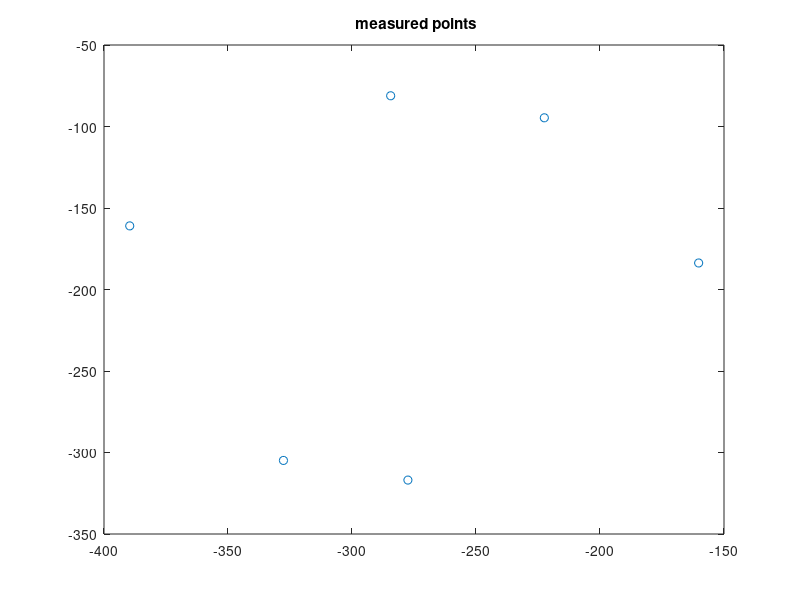

This chart was generated by the following MATLAB code: (Note: this script raises an error after producing the figure.)
%% Run this script
%% For Y axis 
%inertia and damping values for unloaded platform
% %% For X (just platform)
% Jx = 7.410077248673616e-004;
% Bx = 0.001519494650341;
% %% For Y (just platform)
% Jy =2.182095285417511e-004;
% By =0.001127491288018;

% %% For X (cylinder+kistler)
% Jx = 9.507954388690071e-004;
% Bx = 0.001536455429262;
% %% For Y (cylinder+kistler)
% By = 8.650956610113620e-004;
% Jy = 5.706428319276779e-004;

%% For X (cylinder+kistler+cable)
Jx = 9.170930148991473e-004;
Bx = 0.002015920056936;
%% For Y (cylinder+kistler)
By = 8.925446348616319e-004;
Jy = 5.701918282653577e-004;

%% Circle
y=[-183.729;-94.660;-81.150;-160.970;-304.867;-316.914];
x=[-160.223;-222.451;-284.407;-389.623;-327.640;-277.457];
plot(x,y,'o'), title(' measured points');
[xc,yc,Re,a] = circfit(x,y);
th = linspace(0,2*pi,20)';
xe = Re*cos(th)+xc; ye = Re*sin(th)+yc;
plot(x,y,'o',[xe;xe(1)],[ye;ye(1)],'-.'),
title(' measured and fitted circles')
legend('measured','fitted')
text(xc,yc,sprintf('center (%g , %g );  R=%g',xc,yc,Re))
xlabel x, ylabel y 
axis equal

%% Other parameters
thetad=0.25;
Ts=0.01;
zeta=0.8;
%% Generate trajectory
center=[xc;yc];
rad=Re-5;
[circXt, circYt]=genCircle(center,rad,Ts,thetad);
circX=circXt(1:floor(length(circXt)));
circY=circYt(1:floor(length(circYt)));
theta=atan2(circY-yc,circX-xc);
figure(2);
plot(theta);

%% Build
slbuild('positionControlLoopCircle')  